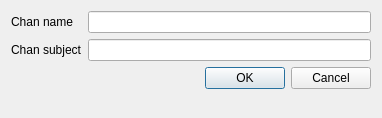
<?xml version="1.0" encoding="UTF-8"?>
<ui version="4.0">
 <class>NewChan</class>
 <widget class="QDialog" name="NewChan">
  <property name="geometry">
   <rect>
    <x>0</x>
    <y>0</y>
    <width>382</width>
    <height>118</height>
   </rect>
  </property>
  <property name="windowTitle">
   <string>New Chan</string>
  </property>
  <layout class="QFormLayout" name="formLayout">
   <item row="1" column="0">
    <widget class="QLabel" name="NameLabel">
     <property name="text">
      <string>Chan name</string>
     </property>
    </widget>
   </item>
   <item row="1" column="1">
    <widget class="QLineEdit" name="nameLineEdit"/>
   </item>
   <item row="3" column="0">
    <widget class="QLabel" name="subjectLabel">
     <property name="text">
      <string>Chan subject</string>
     </property>
    </widget>
   </item>
   <item row="3" column="1">
    <widget class="QLineEdit" name="subjectLineEdit"/>
   </item>
   <item row="4" column="1">
    <widget class="QDialogButtonBox" name="buttonBox">
     <property name="orientation">
      <enum>Qt::Horizontal</enum>
     </property>
     <property name="standardButtons">
      <set>QDialogButtonBox::Cancel|QDialogButtonBox::Ok</set>
     </property>
    </widget>
   </item>
  </layout>
 </widget>
 <resources/>
 <connections>
  <connection>
   <sender>buttonBox</sender>
   <signal>accepted()</signal>
   <receiver>NewChan</receiver>
   <slot>accept()</slot>
   <hints>
    <hint type="sourcelabel">
     <x>248</x>
     <y>254</y>
    </hint>
    <hint type="destinationlabel">
     <x>157</x>
     <y>274</y>
    </hint>
   </hints>
  </connection>
  <connection>
   <sender>buttonBox</sender>
   <signal>rejected()</signal>
   <receiver>NewChan</receiver>
   <slot>reject()</slot>
   <hints>
    <hint type="sourcelabel">
     <x>316</x>
     <y>260</y>
    </hint>
    <hint type="destinationlabel">
     <x>286</x>
     <y>274</y>
    </hint>
   </hints>
  </connection>
 </connections>
</ui>
